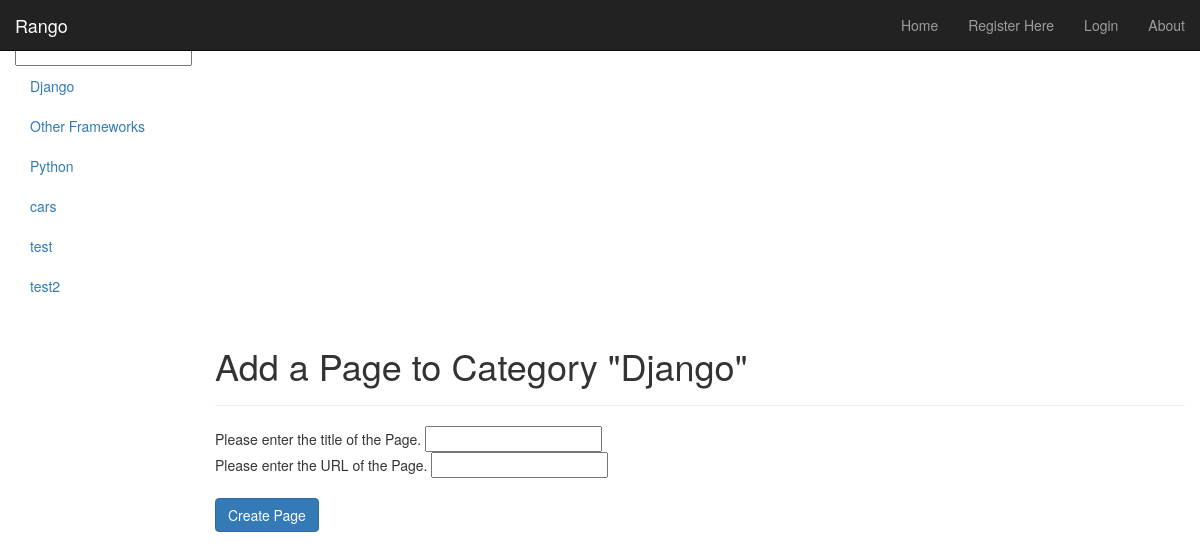
Screenshot of /rango/category/django/add_page/ with the database file from the repository.
### rango/models.py (models this page shows, shortened)
class Category(models.Model):
    name = models.CharField(max_length=128, unique=True)
    views = models.IntegerField(default=0)
    likes = models.IntegerField(default=0)
    slug = models.SlugField(unique=True)
    class Meta:
        ordering = ["name"]
        verbose_name_plural = "Categories"

### rango/views.py (the view)
# urls.py: url(r'^category/(?P<category_name_slug>[\w\-]+)/add_page/$', views.add_page, name='add_page'),
def add_page(request, category_name_slug):
    try:
        cat = Category.objects.get(slug=category_name_slug)
    except Category.DoesNotExist:
        cat = None
    if request.method == "POST":
        form = PageForm(request.POST)
        if form.is_valid():
            if cat:
                page = form.save(commit=False)
                page.category = cat
                page.views = 0
                page.save()
                print page
                return category(request, category_name_slug)
            return index(request)
        else:
            print form.errors
    else:
        form = PageForm()
    context_dict = {"form": form, "category": cat, "category_name": cat.name}
    return render(request, "rango/add_page.html", context_dict)

### rango/forms.py (shortened to what this page needs)
class PageForm(forms.ModelForm):
    title = forms.CharField(max_length=128, help_text="Please enter the title of the Page.")
    url = forms.URLField(max_length=200, help_text="Please enter the URL of the Page.")
    views = forms.IntegerField(widget=forms.HiddenInput(), initial=0)
    class Meta:
        model = Page
        exclude = ('category',)

### rango/templatetags/rango_extras.py (called while the page is built)
@register.inclusion_tag("rango/cats.html")
def get_category_list(cat=None):
    return {"cats": Category.objects.all(), "act_cat": cat}

### templates/rango/add_page.html (shortened to what this page needs)
{% extends 'base.html' %}
{% block body_block %}
    <div class="page-header">
        <h1>Add a Page to Category "{{ category.name }}"</h1>
    </div>
    <form id="page_form" method="post" action=".">
        {% for field in form.visible_fields %}
            {{ field.help_text }}
            {{ field }}<br/>
        {% endfor %}
        <br/>
        <input name="submit" type="submit" class="btn btn-primary" value="Create Page"/>
    </form>
{% endblock %}

### templates/rango/cats.html
{% if cats %}
    <ul class="nav nav-sidebar">
    {% for c in cats %}
        {% if c == act_cat %} <li class="active"> {% else %} <li> {% endif %}
        <a href="{% url 'category'  c.slug %}">{{ c.name }}</a></li>
    {% endfor %}
{% else %}
    <li> <strong >There are no category present.</strong></li>
    </ul>
{% endif %}

### rows the page displays
Category: name "Django"
Category: name "Other Frameworks"
Category: name "Python"
Category: name "cars"
Category: name "test"
Category: name "test2"

### other values shown
{{ field.help_text }} "Please enter the title of the Page." "Please enter the URL of the Page."
